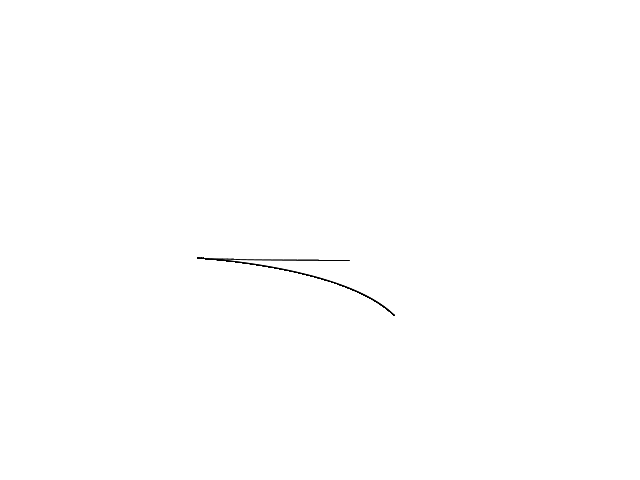
Frame 1 (no input)
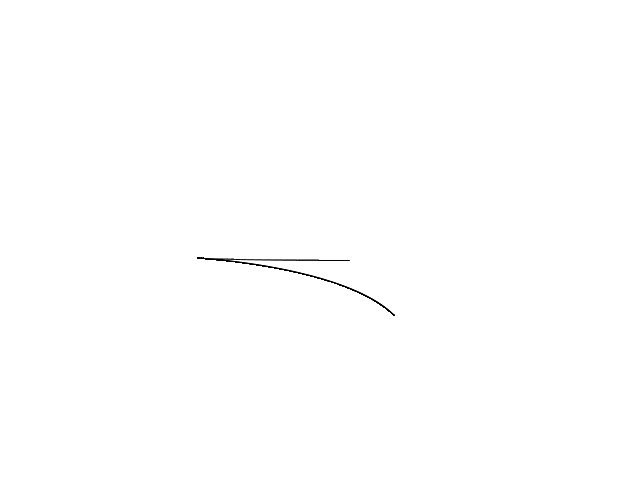
Frame 60 (the mouse pressed at the canvas centre just before this capture)
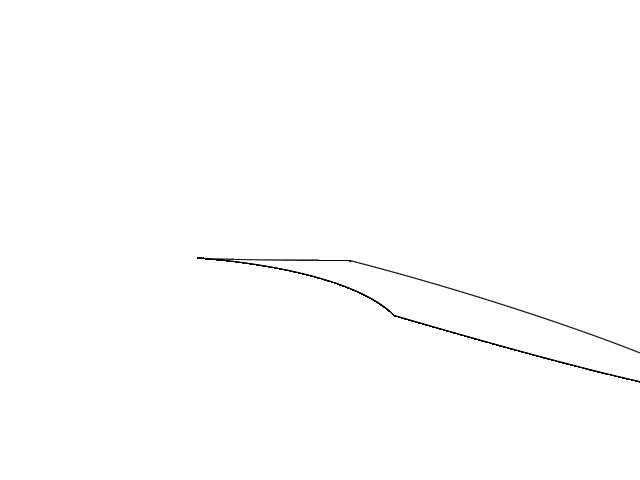
Frame 120 (the mouse held since frame 60 and released just before this capture)

The Processing sketch that drew these frames (run headless with seeded random() and noise(); from frame 60 on, the mouse is pressed at the canvas centre):

// Processing sketch: processing_85667
// ── processing_85667.pde

//variables pour faire des trucs aléatoires
void setup(){
 
  size(640,480);
  background(255);
   
  rectMode(CENTER);
 
}
 
int a = 10;
int b = 50;
int c = 70;
int d = 96;
 
int i=0;
 
void draw(){
   
  a = mouseX * 2 -300;
  b = mouseY /3 +20;
  c = mouseX *2;
  d = mouseY;
fill(255);
translate (width/2, height/2);

for (int i=50; i<720; i+=10){
  rotate(radians(360));
  
  beginShape();
  vertex(30,20);
  bezierVertex(a,b,c,d,75,75);
  endShape();
}

println(mouseX);

  i++;
   
}
